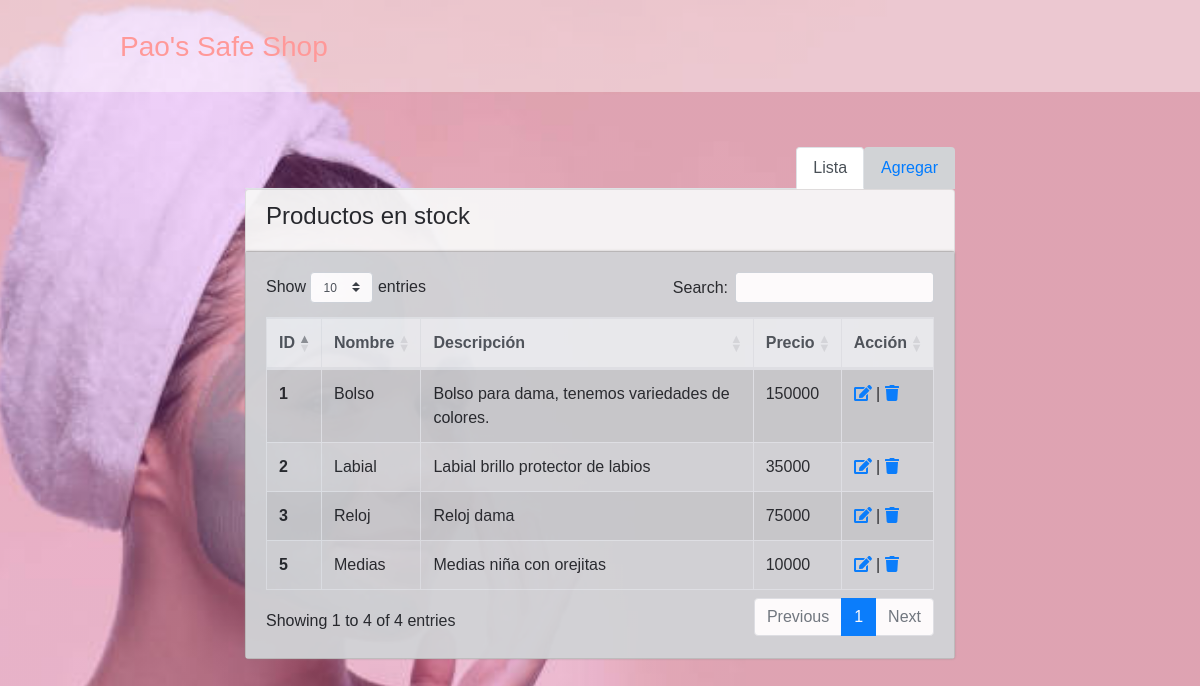
/producto.php, run on the app's committed database.
### tables this page shows
CREATE TABLE `producto` (
  `id_prod` int(5) NOT NULL,
  `nom_prod` varchar(20) NOT NULL,
  `desc_prod` varchar(100) NOT NULL,
  `pre_prod` int(6) NOT NULL
);

### php/listar.php (called while the page is built, shortened)
<?php
    $con=conectar();
    $sql="SELECT * FROM producto";
    $query=mysqli_query($con,$sql);
    $row=mysqli_fetch_array($query);
?>

### producto.php (the view, shortened to what this page needs)
<?php
    include("php/listar.php");
?>
<!DOCTYPE html>
<html lang="en" xmlns:th="http://www.thymeleaf.org">
<head>
	<link rel="stylesheet"
		href="https://maxcdn.bootstrapcdn.com/bootstrap/4.0.0/css/bootstrap.min.css">
	<link rel="stylesheet"
		href="https://use.fontawesome.com/releases/v5.0.8/css/solid.css">
        <link rel="stylesheet" href="css/estilos.css">
        <link rel="stylesheet" href="https://cdnjs.cloudflare.com/ajax/libs/twitter-bootstrap/4.1.1/css/bootstrap.css">
        <link rel="stylesheet" href="https://cdn.datatables.net/1.10.19/css/dataTables.bootstrap4.min.css">
</head>
<body>
    <div class="hero">
        <nav>
            <a href="inicio.php"><h2 class="logo">Pao's Safe Shop</h2></a>
        </nav>
        <div class="container">
            <div class="mx-auto col-sm-8 main-section" id="myTab" role="tablist">
                <ul class="nav nav-tabs justify-content-end">
                    <li class="nav-item">
                    <a class="nav-link active" id="list-tab" data-toggle="tab" href="#list" role="tab" aria-controls="list" aria-selected="false">Lista</a>
                    </li>
                    <li class="nav-item">
                    <a class="nav-link" id="form-tab" data-toggle="tab" href="#form" role="tab" aria-controls="form" aria-selected="true">Agregar</a>
                    </li>
                </ul>
                <div class="tab-content" id="myTabContent">
                    <div class="tab-pane fade show active" id="list" role="tabpanel" aria-labelledby="list-tab">
                        <div class="card">
                            <div class="card-header">
                                <h4>Productos en stock</h4>
                            </div>
                            <div class="card-body">
                                <div class="table-responsive">
                                    <table id="userList" class="table table-bordered table-hover table-striped">
                                        <thead class="thead-light">
                                        <tr>
                                            <th scope="col">ID</th>
                                            <th scope="col">Nombre</th>
                                            <th scope="col">Descripción</th>
                                            <th scope="col">Precio</th>
                                            <th scope="col">Acción</th>
                                        </tr>
                                        </thead>
                                        <tbody>
                                            <tr>
                                                <th scope="row"><?php echo $row['id_prod']?></th>
                                                <td><?php echo $row['nom_prod']?></td>
                                                <td><?php echo $row['desc_prod']?></td>
                                                <td><?php echo $row['pre_prod']?></td>
                                                <td>
                                                    <a href="#form" <?php echo $row['id_prod'] ?>><i class="fas fa-edit"></i></a> | <a href="php/eliminar.php?id_prod= <?php echo $row['id_prod'] ?>"><i class="fas fa-trash"></i></a>
                                                </td>
                                            </tr>
                                            <?php
                                                while ($row=mysqli_fetch_array($query)) {
                                            ?>
                                            <tr>
                                                <th scope="row"><?php echo $row['id_prod']?></th>
                                                <td><?php echo $row['nom_prod']?></td>
                                                <td><?php echo $row['desc_prod']?></td>
                                                <td><?php echo $row['pre_prod']?></td>
                                                <td>
                                                    <a href="#form" <?php echo $row['id_prod'] ?>><i class="fas fa-edit"></i></a> | <a href="php/eliminar.php?id_prod= <?php echo $row['id_prod'] ?>"><i class="fas fa-trash"></i></a>
                                                </td>
                                            </tr>
                                        <?php
                                            }
                                        ?>
                                        </tbody>
                                    </table>
                                </div>
                            </div>
                        </div>
                    </div>
            </div>
        </div>
    </div>
</body>
</html>

### css/estilos.css (style rules this page uses)
body { background-image: linear-gradient(rgba(204, 51, 255,0.2),rgba(204, 51, 255,0.2)),url(../IMAGENES/background.jpg); background-size: cover; background-position: center; height: 100vh; }
.hero { height: 100vh; width: 100%; }
nav { background-color: rgba(255,255,255,0.4); display: flex; align-items: center; justify-content: space-between; padding-top: 30px; padding-left: 10%; padding-right: 10%; padding-bottom: 20px; }
.logo { color: #ff9999; font-size: 28px; }
.main-section { margin:0 auto; margin-top:5%; }
.card { opacity: .95; }
.card-body { background-color: #d1d3d6; box-shadow: 0px 0px 3px #848484; }
.nav-tabs .nav-item a:not(.active) { background-color: #d1d3d6; }
.nav-tabs { border-bottom:0px; }

### data on the page
producto: id_prod "1", nom_prod "Bolso", desc_prod "Bolso para dama, tenemos variedades de colores.", pre_prod "150000"
producto: id_prod "2", nom_prod "Labial", desc_prod "Labial brillo protector de labios", pre_prod "35000"
producto: id_prod "3", nom_prod "Reloj", desc_prod "Reloj dama", pre_prod "75000"
producto: id_prod "5", nom_prod "Medias", desc_prod "Medias niña con orejitas", pre_prod "10000"
